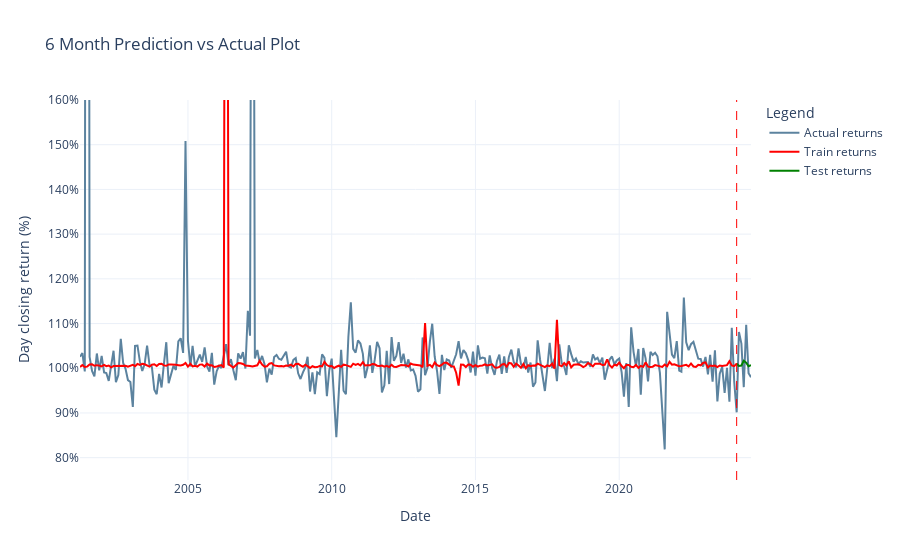

Notebook source saved alongside this figure:
### Markdown cell above
### 6 Months Actual vs Prediction

### Code cell
importlib.reload(comparison)
#
y_train_mean_pred_6m, y_test_mean_pred_6m = comparison.get_train_test_mean_pred(y_train_pred_6m, y_test_pred_6m, len(df.columns))
#
comparison.generate_plot(df, df_tabular, y_train_mean_pred_6m, y_test_mean_pred_6m)

### Figure 1 — Plotly figure (JSON) as saved in the notebook; plotly's stock layout.template omitted (floating-point values rounded to 4 significant figures; data arrays with more than 128 entries replaced by an {"elided": "..."} marker saying what was removed)
{"data": [{"line": {"color": "#5c839f", "width": 2}, "mode": "lines", "name": "Actual returns", "x": {"elided": "281 str values"}, "y": {"elided": "299 float values"}, "type": "scatter"}, {"line": {"color": "red", "width": 2}, "mode": "lines", "name": "Train returns", "x": {"elided": "275 str values"}, "y": {"elided": "275 float values"}, "type": "scatter"}, {"line": {"color": "green", "width": 2}, "mode": "lines", "name": "Test returns", "x": ["2024-02-01", "2024-03-01", "2024-04-01", "2024-05-01", "2024-06-01", "2024-07-01", "2024-08-01"], "y": [1.01, 1.005, 1.006, 1.017, 1.013, 1.005, 1.007], "type": "scatter"}], "layout": {"shapes": [{"line": {"color": "red", "dash": "dash", "width": 1}, "type": "line", "x0": "2024-02-01", "x1": "2024-02-01", "xref": "x", "y0": 0, "y1": 1, "yref": "y domain"}], "yaxis": {"title": {"text": "Day closing return (%)"}, "tickformat": ".0%", "range": [0.75, 1.6]}, "title": {"text": "6 Month Prediction vs Actual Plot"}, "xaxis": {"title": {"text": "Date"}}, "legend": {"title": {"text": "Legend"}}}}
